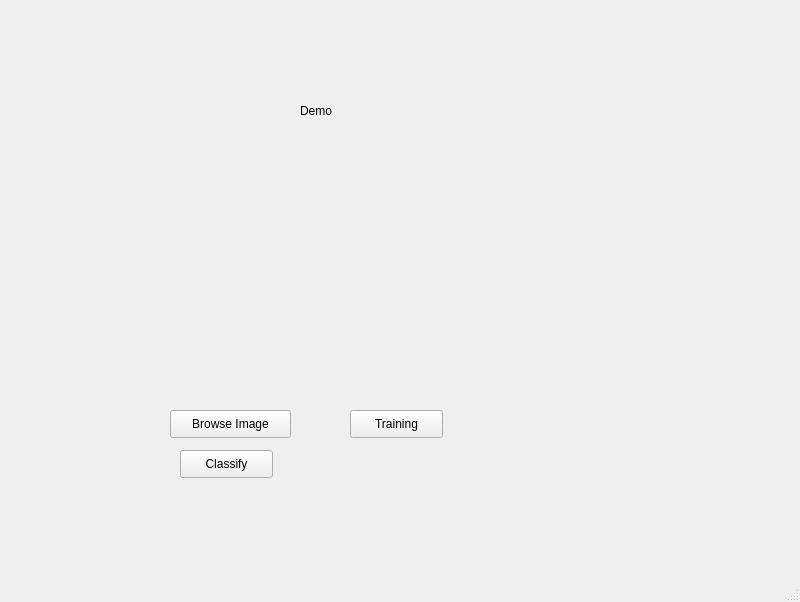
<?xml version="1.0" encoding="UTF-8"?>
<ui version="4.0">
 <class>MainWindow</class>
 <widget class="QMainWindow" name="MainWindow">
  <property name="geometry">
   <rect>
    <x>0</x>
    <y>0</y>
    <width>800</width>
    <height>602</height>
   </rect>
  </property>
  <property name="windowTitle">
   <string>MainWindow</string>
  </property>
  <widget class="QWidget" name="centralwidget">
   <widget class="QLabel" name="label">
    <property name="geometry">
     <rect>
      <x>300</x>
      <y>90</y>
      <width>51</width>
      <height>41</height>
     </rect>
    </property>
    <property name="text">
     <string>Demo</string>
    </property>
   </widget>
   <widget class="QLabel" name="label_2">
    <property name="geometry">
     <rect>
      <x>180</x>
      <y>150</y>
      <width>291</width>
      <height>201</height>
     </rect>
    </property>
    <property name="text">
     <string/>
    </property>
   </widget>
   <widget class="QPushButton" name="pushButton">
    <property name="geometry">
     <rect>
      <x>170</x>
      <y>410</y>
      <width>121</width>
      <height>28</height>
     </rect>
    </property>
    <property name="text">
     <string>Browse Image</string>
    </property>
   </widget>
   <widget class="QPushButton" name="pushButton_2">
    <property name="geometry">
     <rect>
      <x>180</x>
      <y>450</y>
      <width>93</width>
      <height>28</height>
     </rect>
    </property>
    <property name="text">
     <string>Classify</string>
    </property>
   </widget>
   <widget class="QPushButton" name="pushButton_3">
    <property name="geometry">
     <rect>
      <x>350</x>
      <y>410</y>
      <width>93</width>
      <height>28</height>
     </rect>
    </property>
    <property name="text">
     <string>Training</string>
    </property>
   </widget>
  </widget>
  <widget class="QMenuBar" name="menubar">
   <property name="geometry">
    <rect>
     <x>0</x>
     <y>0</y>
     <width>800</width>
     <height>26</height>
    </rect>
   </property>
  </widget>
  <widget class="QStatusBar" name="statusbar"/>
 </widget>
 <resources/>
 <connections/>
</ui>
